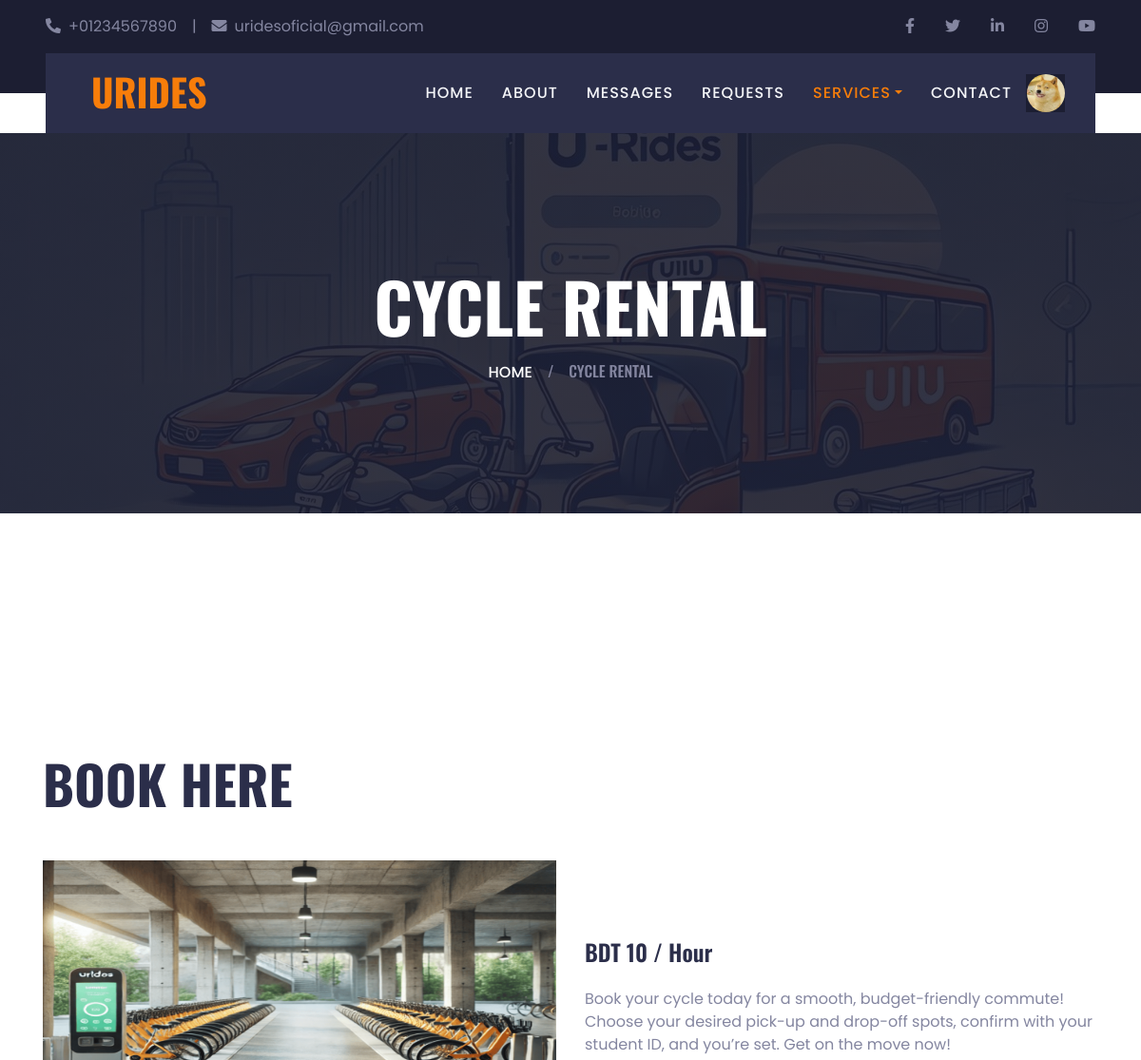
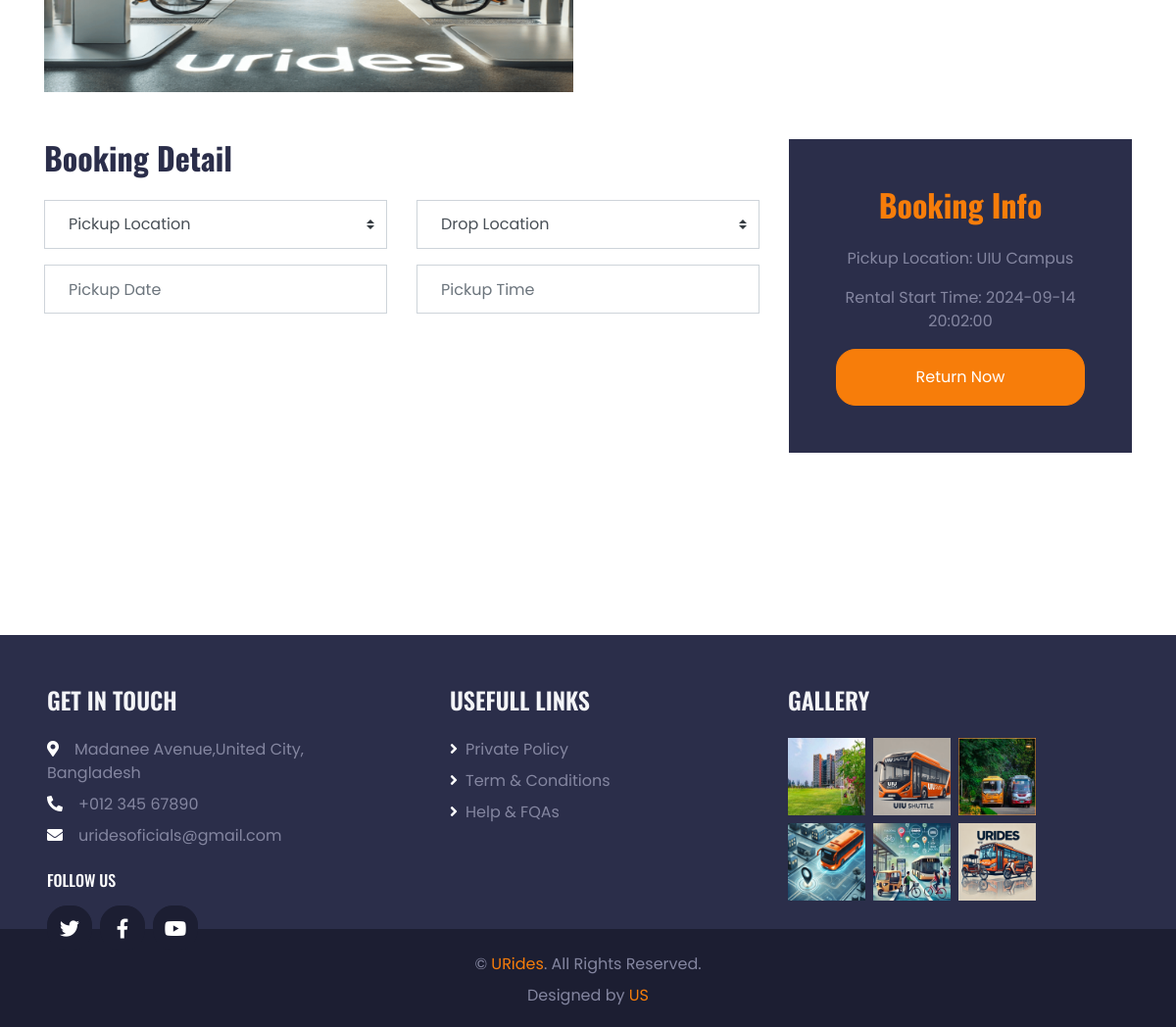
/booking.php (signed in), run on the app's committed database (2 pictures, top to bottom).
### tables this page shows
CREATE TABLE `cycle_rentals` (
  `rental_id` int(11) NOT NULL,
  `user_id` int(11) DEFAULT NULL,
  `cycle_id` int(11) DEFAULT NULL,
  `rental_start_time` datetime NOT NULL,
  `rental_end_time` datetime DEFAULT NULL,
  `status` enum('rented','returned') NOT NULL,
  `phone` varchar(11) NOT NULL
);

CREATE TABLE `cycles` (
  `cycle_id` int(11) NOT NULL,
  `location` varchar(255) NOT NULL,
  `is_available` tinyint(4) NOT NULL
);

### profileDropdown.php (the view, shortened to what this page needs)
<?php
$profile_photo = $_SESSION['profile_photo'] ?? 'img/default.jpg';
?>
<div class="d-flex">
    <div id="navdrop" class="btn-dark">
        <div class="drop-btn">
            <a id="menu" tooltipped="" href="#!">
                <img src="<?php echo htmlspecialchars($profile_photo); ?>" class="profilePicture"
                    style="cursor: pointer !important; border-radius:100%; object-fit:cover; width:40px; height: 40px; margin-left: 1px;">
            </a>
        </div>
    </div>
</div>

### booking.php (shortened to what this page needs)
<?php
include 'connect.php';
$user_id = $_SESSION['user_id'];
$check_active_rental = "SELECT r.*, c.location FROM cycle_rentals r
                        JOIN cycles c ON r.cycle_id = c.cycle_id
                        WHERE r.user_id = '$user_id' AND r.status = 1";
$active_rental_result = mysqli_query($conn, $check_active_rental);
$has_active_rental = mysqli_num_rows($active_rental_result) > 0;
?>
<!DOCTYPE html>
<html lang="en">
<head>
    <link rel="stylesheet" href="css/profileStyle.css">
    <link href="https://cdnjs.cloudflare.com/ajax/libs/font-awesome/5.15.0/css/all.min.css" rel="stylesheet">
    <link href="lib/owlcarousel/assets/owl.carousel.min.css" rel="stylesheet">
    <link href="lib/tempusdominus/css/tempusdominus-bootstrap-4.min.css" rel="stylesheet" />
    <link href="css/bootstrap.min.css" rel="stylesheet">
    <link href="css/style.css" rel="stylesheet">
</head>
<body>
    <?php
        include 'topbar.php';
    ?>
       <div class="container-fluid position-relative nav-bar p-0">
        <div class="position-relative px-lg-5" style="z-index: 9;">
            <nav class="navbar navbar-expand-lg bg-secondary navbar-dark py-3 py-lg-0 pl-3 pl-lg-5">
                <a href="home.php" class="navbar-brand">
                    <h1 class="text-uppercase text-primary mb-1">URides</h1>
                </a>
                <div class="collapse navbar-collapse justify-content-between px-3" id="navbarCollapse">
                    <div class="navbar-nav ml-auto py-0">
                        <a href="home.php" class="nav-item nav-link">Home</a>
                        <a href="about.php" class="nav-item nav-link">About</a>
                        <a href="chat_inbox.php" class="nav-item nav-link">Messages</a>
                        <a href="requests.php" class="nav-item nav-link">Requests</a>
                        <div class="nav-item dropdown">
                            <a href="#" class="nav-link dropdown-toggle active" data-toggle="dropdown">Services</a>
                        </div>
                        <a href="contact.php" class="nav-item nav-link">Contact</a>
                         <?php
                            include 'profileDropdown.php';
                        ?>
                    </div>
                </div>
            </nav>
        </div>
    </div>
    <div class="container-fluid page-header">
        <h1 class="display-3 text-uppercase text-white mb-3">Cycle Rental</h1>
        <div class="d-inline-flex text-white">
            <h6 class="text-uppercase m-0"><a class="text-white" href="home.php">Home</a></h6>
            <h6 class="text-body m-0 px-3">/</h6>
            <h6 class="text-uppercase text-body m-0">Cycle Rental</h6>
        </div>
    </div>
    <div class="container-fluid pt-5">
    <div class="container pt-5 pb-3">
        <h1 class="display-4 text-uppercase mb-5 text-left">Book Here</h1>
        <div class="row align-items-center pb-2">
            <div class="col-lg-6 mb-4">
                <img class="img-fluid" src="img/cycleS.png" alt="">
            </div>
            <div class="col-lg-6 mb-4" style="text-align: left;">
                <h4 class="mb-2">BDT 10 / Hour</h4>
                <p>Book your cycle today for a smooth, budget-friendly commute! Choose your desired pick-up and drop-off spots, confirm with your student ID, and you’re set. Get on the move now!</p>
            </div>
        </div>
    </div>
</div>
    <div class="container-fluid pb-5">
        <div class="container">
            <div class="row">
                <div class="col-lg-8">
                    <form action="" method="POST">
                        <h2 class="mb-4 text-left">Booking Detail</h2>
                        <div class="mb-5">
                            <div class="row">
                                <div class="col-6 form-group">
                                    <select name="pickup_location" class="custom-select px-4" style="height: 50px;" required>
                                        <option selected disabled>Pickup Location</option>
                                    </select>
                                </div>
                                <div class="col-6 form-group">
                                    <select name="drop_location" class="custom-select px-4" style="height: 50px;" required>
                                        <option selected disabled>Drop Location</option>
                                    </select>
                                </div>
                            </div>
                            <div class="row">
                                <div class="col-6 form-group">
                                    <div class="date" id="date2" data-target-input="nearest">
                                        <input type="text" name="pickup_date" class="form-control p-4 datetimepicker-input" placeholder="Pickup Date" data-target="#date2" data-toggle="datetimepicker" required />
                                    </div>
                                </div>
                                <div class="col-6 form-group">
                                    <div class="time" id="time2" data-target-input="nearest">
                                        <input type="text" name="pickup_time" class="form-control p-4 datetimepicker-input" placeholder="Pickup Time" data-target="#time2" data-toggle="datetimepicker" required />
                                    </div>
                                </div>
                            </div>
                        </div>
                    </form>
                </div>
                <div class="col-lg-4">
                    <div class="bg-secondary p-5 mb-5">
                        <h2 class="text-primary mb-4">Booking Info</h2>
                        <?php if ($has_active_rental) {
                            $rental = mysqli_fetch_assoc($active_rental_result); ?>
                            <p>Pickup Location: <?php echo $rental['location']; ?></p>
                            <p>Rental Start Time: <?php echo $rental['rental_start_time']; ?></p>
                            <form action="" method="POST">
                                <button type="submit" name="return_cycle" class="btn btn-block btn-primary py-3">Return Now</button>
                            </form>
                        <?php } else { ?>
                            <button class="btn btn-block btn-primary py-3" disabled>No active rental</button>
                        <?php } ?>
                    </div>
                </div>
            </div>
        </div>
    </div>
        <?php
            include 'footer.php';
        ?>
</body>
</html>

### css/profileStyle.css (style rules this page uses)
* { margin: 0; padding: 0; box-sizing: border-box; user-select: none; font-family: 'Poppins', sans-serif; }
.container { max-width: 1200px; text-align: center; margin: auto; }
.container h1 { --secondary: #2B2E4A; margin-top: 4rem; }
.container h1, .container h2, .container h3, .container h4, .container h5, .container h6, .container a { --secondary: #2B2E4A; }
.d-flex { display: flex; }
#menu { text-decoration: none; display: flex; align-items: center; background: transparent !important; padding: 0 !important; border-radius: 50%; box-shadow: none !important; }
#navdrop { position: relative; width: fit-content; margin: auto; }
#navdrop .drop-btn { background: transparent !important; padding: 0 !important; border-radius: 50% !important; box-shadow: none !important; }

### css/style.css (style rules this page uses)
:root { --primary: #F77D0A; --secondary: #2B2E4A; --light: #F4F5F8; --dark: #1C1E32; }
h1, h2, .font-weight-bold { font-weight: 700 !important; }
h3, h4, .font-weight-semi-bold { font-weight: 600 !important; }
h5, h6, .font-weight-medium { font-weight: 500 !important; }
.nav-bar::before { position: absolute; content: ""; width: 100%; height: 50%; top: 0; left: 0; background: var(--dark); }
.nav-bar::after { position: absolute; content: ""; width: 100%; height: 50%; bottom: 0; left: 0; background: #ffffff; }
.navbar-dark .navbar-nav .nav-link { padding: 30px 15px; font-size: 16px; font-weight: 500; letter-spacing: 1px; text-transform: uppercase; color: var(--light); outline: none; }
.navbar-dark .navbar-nav .nav-link:hover, .navbar-dark .navbar-nav .nav-link.active { color: var(--primary); }
.page-header { height: 400px; margin-bottom: 90px; display: flex; flex-direction: column; align-items: center; justify-content: center; background: linear-gradient(rgba(28, 30, 50, .9), rgba(28, 30, 50, .9)), url(../img/header_bg.jpg); background-attachment: fixed; }

### booking.php (style rules this page uses)
.btn { border-radius: 20px; margin-right: 10px; }

### data on the page
cycle_rentals: cycle.location "UIU Campus", rental_start_time "2024-09-14 20:02:00"
